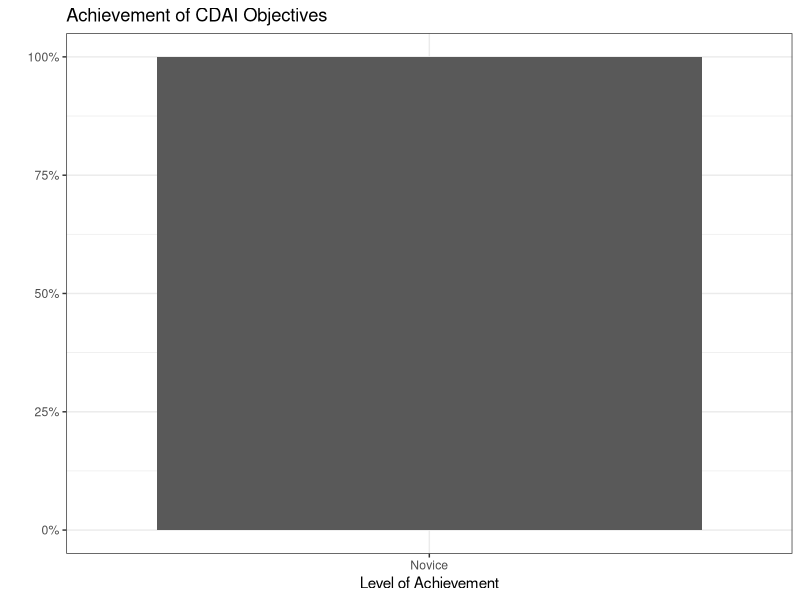
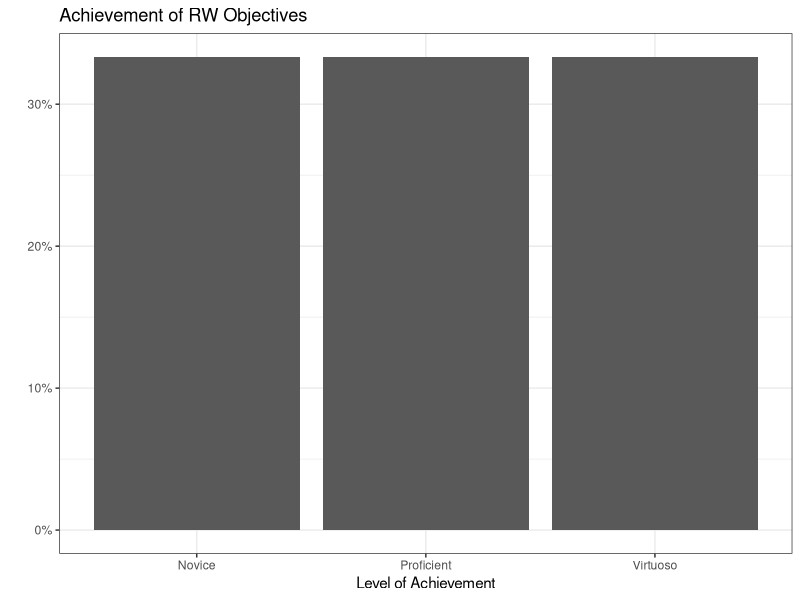
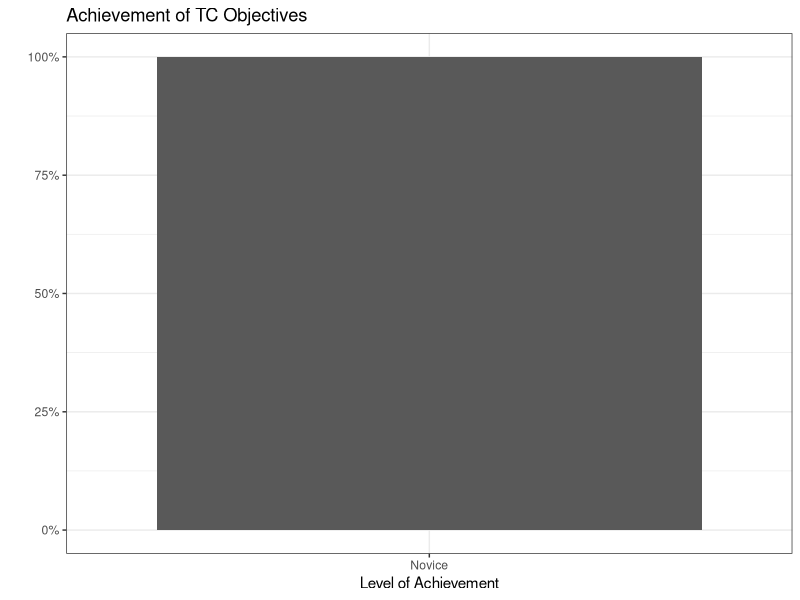
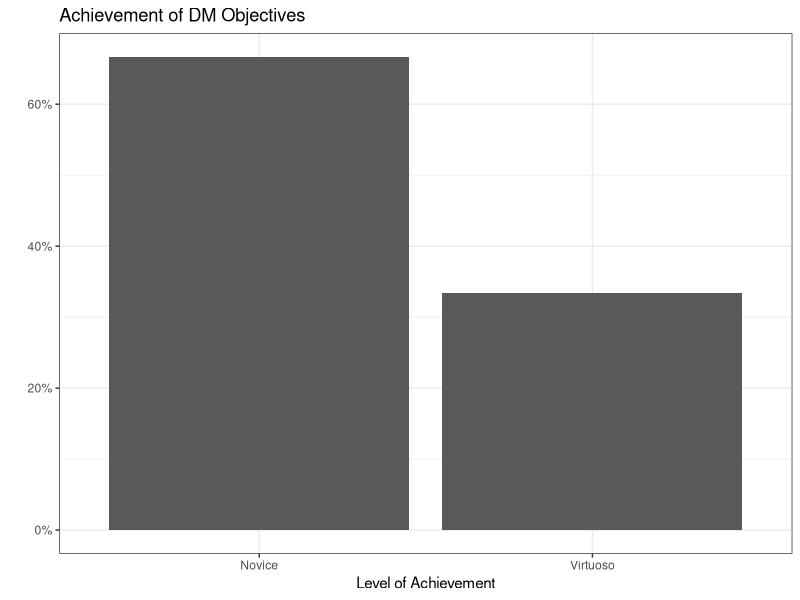
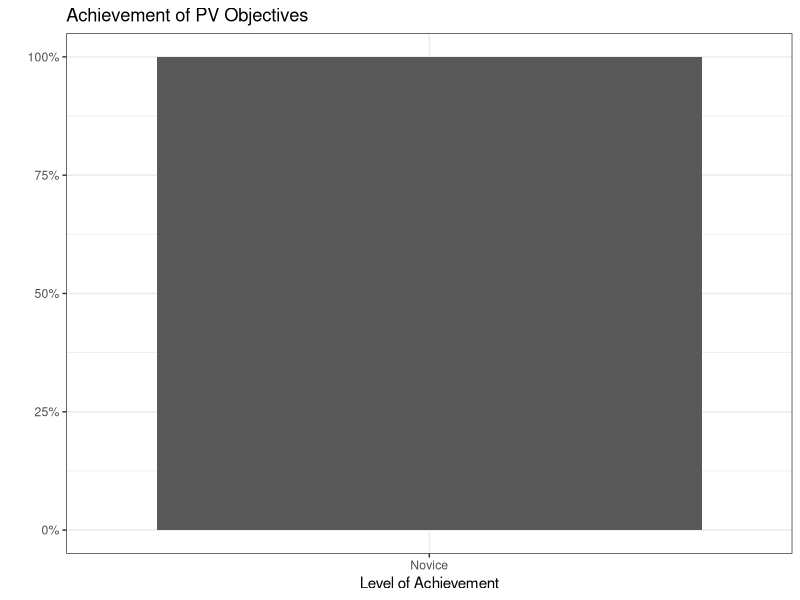
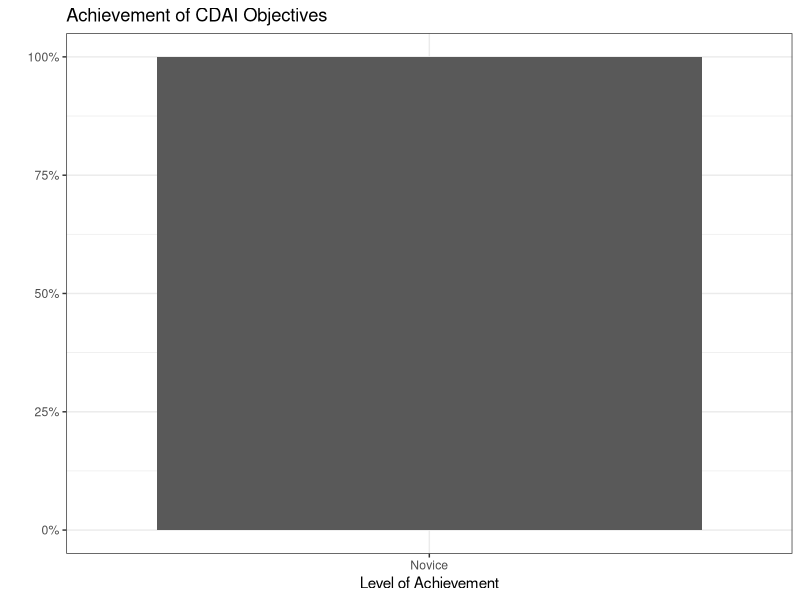
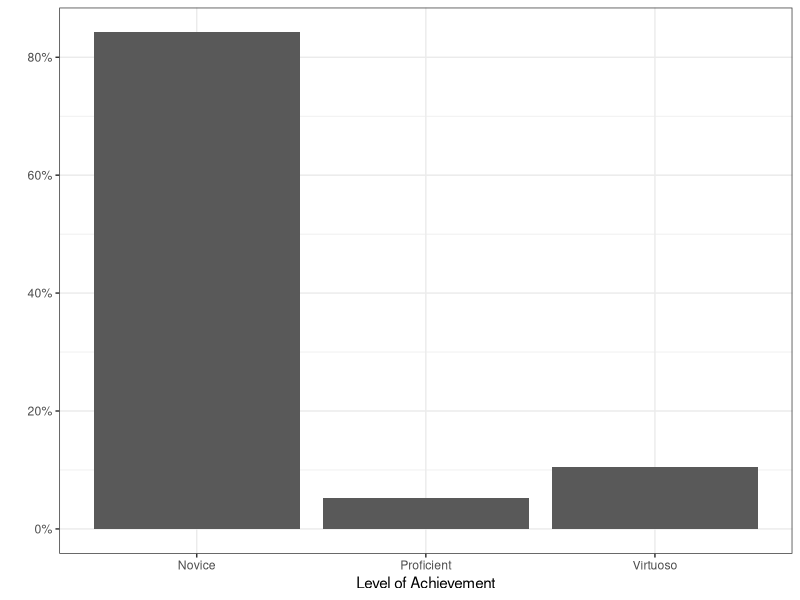

Source code (R) for these figures, in order:
## ---- chunk 1
#| include: false
#| label: packages-portfolio-objectives

library(tidyverse)

portfolio_levels <- tibble(
  Objective = character(), 
  Level = numeric() 
  )

num_to_cat_levels <- function(x){
  case_when(x == 1 ~ "Novice", 
            x == 2 ~ "Proficient",
            x == 3 ~ "Virtuoso")
}
## ---- chunk 2
#| include: false
#| label: IL-1

## Fill in the line below with your self-assigned level for this objective.
## Remember, you have the following levels to choose from:

# 1 = Novice
# 2 = Proficient
# 3 = Virtuoso

my_level <- 1

portfolio_levels <- portfolio_levels %>%
  bind_rows(
    tibble(Objective = "IL-1",
           Level = my_level)
    )
## ---- chunk 3
#| include: false
#| label: IL-2

## Fill in the line below with your self-assigned level for this objective.
my_level <- 1

portfolio_levels <- portfolio_levels %>%
  bind_rows(
    tibble(Objective = "IL-2", 
           Level = my_level)
    )
## ---- chunk 4
#| echo: false
#| label: IL-summary-graph

portfolio_levels %>%
  filter(
    str_extract(Objective, "[A-Z]{2,4}") == "IL"
    ) %>% 
  mutate(
    Level = num_to_cat_levels(Level)
  ) %>%
  ggplot(mapping = aes(x = Level,
                       y = after_stat(count / sum(count))
                       )
         ) +
  geom_bar() +
  labs(x = "Level of Achievement",
       y = "", 
       title = "Achievement of CDAI Objectives") +
  theme_bw() +
  scale_y_continuous(labels = scales::label_percent())
## ---- chunk 5
#| include: false
#| label: RW-1

my_level <- 2

portfolio_levels <- portfolio_levels %>%
  bind_rows(
    tibble(Objective = "RW-1",
           Level = my_level)
    )
## ---- chunk 6
#| include: false
#| label: RW-2

my_level <- 3

portfolio_levels <- portfolio_levels %>%
  bind_rows(
    tibble(Objective = "RW-2",
           Level = my_level)
    )
## ---- chunk 7
#| include: false
#| label: RW-3

my_level <- 1

portfolio_levels <- portfolio_levels %>%
  bind_rows(
    tibble(Objective = "RW-3",
           Level = my_level)
    )
## ---- chunk 8
#| echo: false
#| label: RW-summary-graph

portfolio_levels %>%
  filter(
    str_extract(Objective, "[A-Z]{2,4}") == "RW"
    ) %>% 
  mutate(
    Level = num_to_cat_levels(Level)
  ) %>%
  ggplot(mapping = aes(x = Level,
                       y = after_stat(count / sum(count))
                       )
         ) +
  geom_bar() +
  labs(x = "Level of Achievement",
       y = "", 
       title = "Achievement of RW Objectives") +
  theme_bw() +
  scale_y_continuous(labels = scales::label_percent())
## ---- chunk 9
#| include: false
#| label: TC-1

my_level <- 1

portfolio_levels <- portfolio_levels %>%
  bind_rows(
    tibble(Objective = "TC-1", 
           Level = my_level)
    )
## ---- chunk 10
#| include: false
#| label: TC-2

my_level <- 1

portfolio_levels <- portfolio_levels %>%
  bind_rows(
    tibble(Objective = "TC-2", 
           Level = my_level)
    )
## ---- chunk 11
#| echo: false
#| label: TC-summary-graph

portfolio_levels %>%
  filter(
    str_extract(Objective, "[A-Z]{2,4}") == "TC"
    ) %>% 
  mutate(
    Level = num_to_cat_levels(Level)
  ) %>%
  ggplot(mapping = aes(x = Level,
                       y = after_stat(count / sum(count))
                       )
         ) +
  geom_bar() +
  labs(x = "Level of Achievement",
       y = "", 
       title = "Achievement of TC Objectives") +
  theme_bw() +
  scale_y_continuous(labels = scales::label_percent())
## ---- chunk 12
#| include: false
#| label: DM-1

my_level <- 3

portfolio_levels <- portfolio_levels %>%
  bind_rows(
    tibble(Objective = "DM-1", 
           Level = my_level)
    )
## ---- chunk 13
#| include: false
#| label: DM-2

my_level <- 1

portfolio_levels <- portfolio_levels %>%
  bind_rows(
    tibble(Objective = "DM-2",
           Level = my_level)
    )
## ---- chunk 14
## Fill in the line below with your self-assigned level for this objective.
my_level <- 1

portfolio_levels <- portfolio_levels %>%
  bind_rows(tibble(Objective = "DM-3", 
                   Level = my_level))
## ---- chunk 15
#| echo: false
#| label: DM-summary-graph

portfolio_levels %>%
  filter(
    str_extract(Objective, "[A-Z]{2,4}") == "DM"
    ) %>% 
  mutate(
    Level = num_to_cat_levels(Level)
  ) %>%
  ggplot(mapping = aes(x = Level,
                       y = after_stat(count / sum(count))
                       )
         ) +
  geom_bar() +
  labs(x = "Level of Achievement",
       y = "", 
       title = "Achievement of DM Objectives") +
  theme_bw() +
  scale_y_continuous(labels = scales::label_percent())
## ---- chunk 16
#| include: false
#| label: PV-1

my_level <- 1

portfolio_levels <- portfolio_levels %>%
  bind_rows(
    tibble(Objective = "PV-1", 
           Level = my_level)
    )
## ---- chunk 17
#| include: false
#| label: PV-2

my_level <- 1

portfolio_levels <- portfolio_levels %>%
  bind_rows(
    tibble(Objective = "PV-2", 
           Level = my_level)
    )
## ---- chunk 18
#| include: false
#| label: PV-3

my_level <- 1

portfolio_levels <- portfolio_levels %>%
  bind_rows(
    tibble(Objective = "PV-3", 
           Level = my_level)
    )
## ---- chunk 19
#| echo: false
#| label: PV-summary-graph

portfolio_levels %>%
  filter(
    str_extract(Objective, "[A-Z]{2,4}") == "PV"
    ) %>% 
  mutate(
    Level = num_to_cat_levels(Level)
  ) %>%
  ggplot(mapping = aes(x = Level,
                       y = after_stat(count / sum(count))
                       )
         ) +
  geom_bar() +
  labs(x = "Level of Achievement",
       y = "", 
       title = "Achievement of PV Objectives") +
  theme_bw() +
  scale_y_continuous(labels = scales::label_percent())
## ---- chunk 20
#| include: false
#| label: CDAI-1

my_level <- 1

portfolio_levels <- portfolio_levels %>%
  bind_rows(
    tibble(Objective = "CDAI-1", 
           Level = my_level)
    )
## ---- chunk 21
#| include: false
#| label: CDAI-2

my_level <- 1

portfolio_levels <- portfolio_levels %>%
  bind_rows(
    tibble(Objective = "CDAI-2", 
           Level = my_level)
    )
## ---- chunk 22
#| include: false
#| label: CDAI-3

my_level <- 1

portfolio_levels <- portfolio_levels %>%
  bind_rows(
    tibble(Objective = "CDAI-3", 
           Level = my_level)
    )
## ---- chunk 23
#| include: false
#| label: CDAI-4

my_level <- 1

portfolio_levels <- portfolio_levels %>%
  bind_rows(
    tibble(Objective = "CDAI-4", 
           Level = my_level)
    )
## ---- chunk 24
#| include: false
#| label: CDAI-5

my_level <- 1

portfolio_levels <- portfolio_levels %>%
  bind_rows(
    tibble(Objective = "CDAI-5", 
           Level = my_level)
    )
## ---- chunk 25
#| include: false
#| label: CDAI-6

my_level <- 1

portfolio_levels <- portfolio_levels %>%
  bind_rows(
    tibble(Objective = "CDAI-6", 
           Level = my_level)
    )
## ---- chunk 26
#| echo: false
#| label: CDAI-summary-graph

portfolio_levels %>%
  filter(
    str_extract(Objective, "[A-Z]{2,4}") == "CDAI"
    ) %>% 
  mutate(
    Level = num_to_cat_levels(Level)
  ) %>%
  ggplot(mapping = aes(x = Level,
                       y = after_stat(count / sum(count))
                       )
         ) +
  geom_bar() +
  labs(x = "Level of Achievement",
       y = "", 
       title = "Achievement of CDAI Objectives") +
  theme_bw() +
  scale_y_continuous(labels = scales::label_percent())
## ---- chunk 27
#| echo: false
#| label: overall-summary-graph

portfolio_levels %>%
  mutate(
    Category = str_extract(Objective, "[A-Z]{2,4}"),
    Level = case_when(Level == 1 ~ "Novice", 
                      Level == 2 ~ "Proficient",
                      Level == 3 ~ "Virtuoso")
  ) %>%
  ggplot(mapping = aes(x = Level,
                       y = after_stat(count / sum(count))
                       )
         ) +
  geom_bar() +
  labs(x = "Level of Achievement",
       y = "") +
  theme_bw() +
  scale_y_continuous(labels = scales::label_percent())
